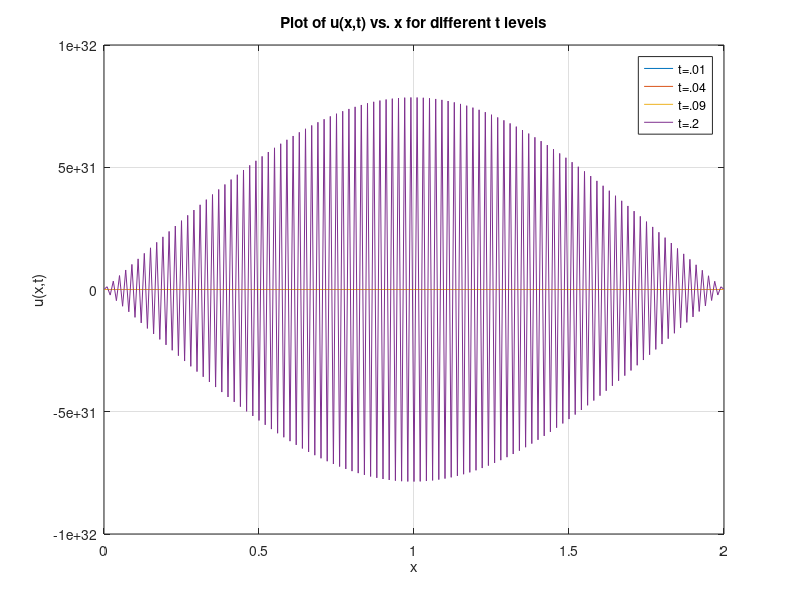
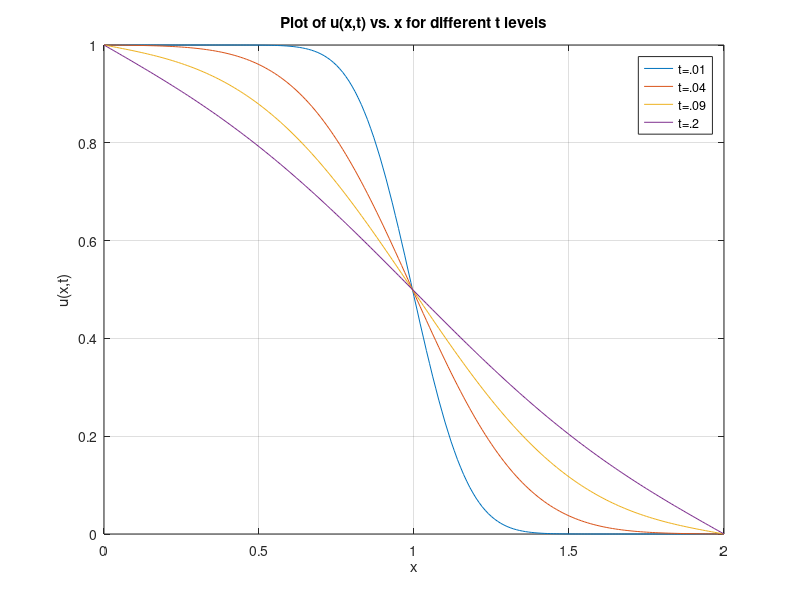

Reproduce these figures in MATLAB, in order.
clc; clear; close all;

dx = .01;
dt = [dx^2/2*1/.99,dx^2/2*1/1.01];
X = 0:dx:2;
TF = .2;

for k = 1:2
    T = 0:dt(k):TF;
    NT = numel(T);
    NX = numel(X);
    u = zeros(NX,NT);
    for i = 1:NX
       if X(i)<1
           u(i,1) = 1;
       else
           u(i,1) = 0;
       end
    end


    u(1,:) = 1;
    u(NX,:) = 0;

    r = dt(k)/(dx^2);

    for n = 1:NT-1
        for i = 2:NX-1
            u(i,n+1) = u(i,n) + r*(u(i+1,n)-2*u(i,n)+u(i-1,n));
        end
    end

    figure(k)
    hold on;box on;grid on;
    
    for i = 1:NT
        if T(i) == 0.01
            plot(X,u(:,i))
        elseif T(i) == .04
            plot(X,u(:,i))
        elseif (T(i) <  .09001 && T(i) > .08999)
            plot(X,u(:,i))
        elseif T(i) == .2
            plot(X,u(:,i))
        end
    end
    legend('t=.01','t=.04','t=.09','t=.2')
    title('Plot of u(x,t) vs. x for different t levels')
    xlabel('x')
    ylabel('u(x,t)')
end